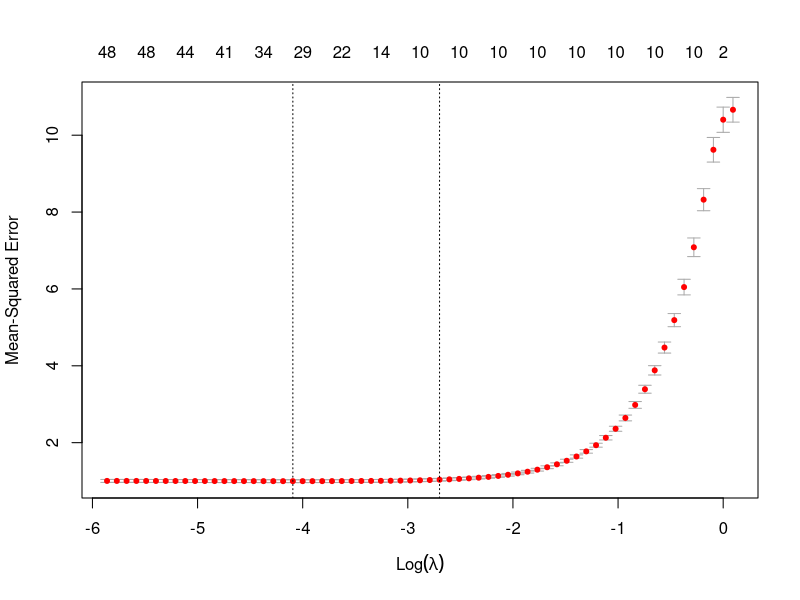

Write the R code that produced this figure.
## ---- chunk 1

library(glmnet)

## ---- chunk 2

x <- matrix(rnorm(2000*50), ncol = 50) #regressores
betas <- c(rep(1,10),rep(0,40)) # as 10 primeiras serão relevantes com um coeficiente 1. As outras são irrelevantes - e portanto tem um coeficiente 0
y <- x%*%betas + rnorm(2000) 

modelo <- glmnet(x,y)
coef(modelo)[,1:5] # só pegando as 5 primeiras colunas. Veja que o comando summary não nos dá o que queremos no glmnet

## ---- chunk 3

cross_val <- cv.glmnet(x,y)

coef(cross_val)

## ---- chunk 4

plot(cross_val)

